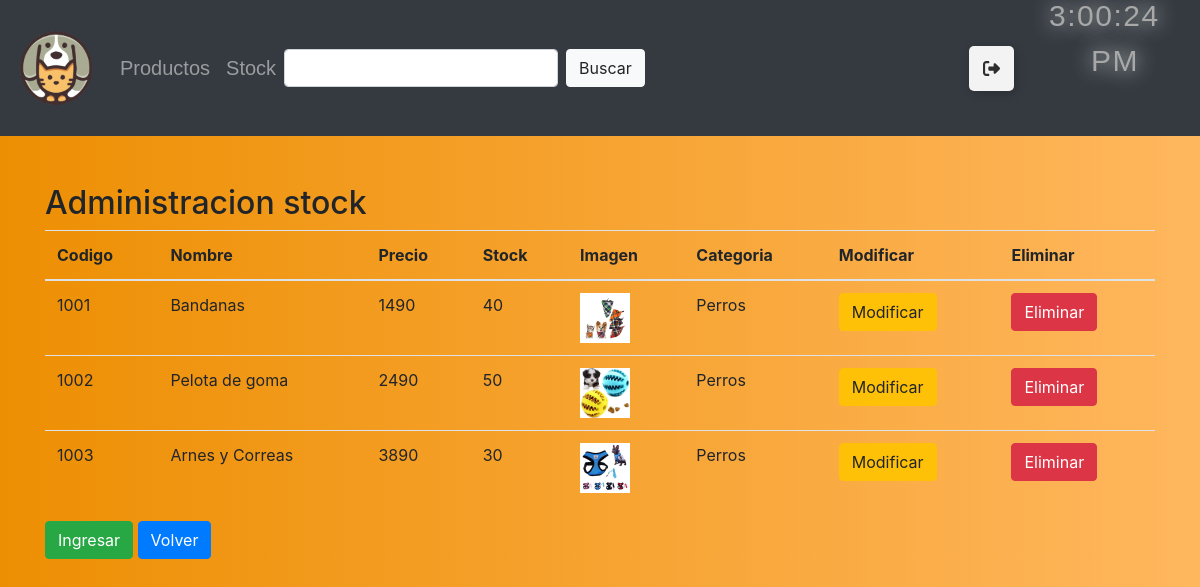
Screenshot of /registroStock/ (signed in) with the database file from the repository.
### mascotas/models.py (models this page shows, shortened)
class Producto(models.Model):
    codigo = models.CharField(primary_key=True, max_length=5, verbose_name="Codigo producto")
    nombre = models.CharField(max_length=50, blank=True, verbose_name="Nombre")
    descripcion =models.TextField(max_length=200, blank=True, verbose_name="Descripcion")
    precio = models.IntegerField(blank=True, verbose_name="Precio")
    stock = models.IntegerField(blank=True, verbose_name="Stock")
    imagen = models.ImageField(upload_to="imagenes", null=True, blank=True, verbose_name="Imagen")
    categoria = models.ForeignKey(Categoria, on_delete=models.CASCADE, verbose_name="Categoria")

class Categoria(models.Model):
    idCategoria = models.IntegerField(primary_key=True, verbose_name="Id de Categoria")
    nombreCategoria= models.CharField(max_length=50, blank=True, verbose_name="Nombre de Categoria")
    def __str__(self):
        return self.nombreCategoria

### mascotas/views.py (the view)
# urls.py: path('registroStock/', registroStock, name="registroStock"),
@login_required
def registroStock(request):
    productos=Producto.objects.all()
    datos={'productos' : productos}
    return render(request, 'registroStock.html', datos)

### mascotas/context_processor.py (called while the page is built, shortened)
def total_carrito(request):
    total = 0
    return {'total_carrito' : int(total)}

### mascotas/templates/registroStock.html (shortened to what this page needs)
<!DOCTYPE html>
<html lang="en">
<head>
    {% load static %}
    <link rel="stylesheet" type="text/css" href="{% static 'css/bootstrap.min.css' %}">
    <link rel="stylesheet" type="text/css" href="{% static 'css/mystyle.css' %}">
</head>
<body class="body">
    <nav class="navbar navbar-expand-sm navbar-dark bg-dark">
        <a href="{% url 'index' %}" class="navbar-brand">
            <img src="{% static 'img/brandlogito2.0.png' %}" height="80px" width="80px">
        </a>
        <div class="collapse navbar-collapse" id="opciones">
            {% if user.is_authenticated %}
            <ul class="navbar-nav">
                {% if user.is_staff %}
                <li id="productos" class="nav-item">
                    <a class="nav-link" href="{% url 'productos' %}">Productos</a>
                </li>
                <li id="sstock" class="nav-item">
                    <a class="nav-link" href="{% url 'registroStock' %}">Stock</a>
                </li>
                {% endif %}
            </ul>
            {% endif %}
            <form class="form-inline mt-2 mt-md-0">
                <input class="form-control mr-sm-2" type="text" aria-label="Search" onmouseover="colorBuscar(this)" onmouseout="colorBuscarOut(this)">
                <button class="btn btn-light my-2 my-sm-0" type="submit" id="btnBuscar" onmouseover="colorBotonBuscar(this)" onmouseout="colorBotonBuscarOut(this)">Buscar</button>
            </form>
        </div>
        <div style="padding-right: 30px;">
            {% if user.is_authenticated %}
            <button class="Btn">
                <div class="sign"></div>
            </button>
            {% endif %}
        </div>
        <div class="reloj">
            <p class="tiempo" id="clock"></p>
        </div>
    </nav>
    <br><br>
    <div class="container">
        <h2>Administracion stock</h2>
        <table class="table table-hover">
            <thead>
                <tr>
                    <th>Codigo</th>
                    <th>Nombre</th>
                    <th>Precio</th>
                    <th>Stock</th>
                    <th>Imagen</th>
                    <th>Categoria</th>
                    <th>Modificar</th>
                    <th>Eliminar</th>
                </tr>
            </thead>
            <tbody>
                {% for producto in productos %}
                <tr>
                    <td>{{ producto.codigo }}</td>
                    <td>{{ producto.nombre }}</td>
                    <td>{{ producto.precio }}</td>
                    <td>{{ producto.stock }}</td>
                    {% if producto.imagen %}
                    <td>
                        <img src="{{ producto.imagen.url }}" style="width: 50px;">
                    </td>
                    {% else %}
                    <td>
                        <p style="color: red;">No tiene foto</p>
                    </td>
                    {% endif %}
                    <td>{{ producto.categoria }}</td>
                    <td><a href="{% url 'modificarProducto' producto.codigo %}" class="btn btn-warning">Modificar</td>
                    <td><a href="{% url 'eliminarProducto' producto.codigo %}" class="btn btn-danger">Eliminar</td>
                </tr>
                {% endfor %}
            </tbody>
        </table>
        <button class="btn btn-success"><a style="text-decoration: none; color: white;" href="{% url 'ingresarProducto' %}">Ingresar</a></button>
        <button class="btn btn-primary"><a style="text-decoration: none; color: white;" href="{% url 'index' %}">Volver</a></button>
    </div>
</body>
</html>

### mascotas/static/css/mystyle.css (style rules this page uses)
.body { background: #FFB75E; background: -webkit-linear-gradient(to right, #ED8F03, #FFB75E); background: linear-gradient(to right, #ED8F03, #FFB75E); }
#productos { display: inline-block; position: relative; color: #ffffff; font-family: sans-serif; font-size: 20px; cursor: pointer; transition: 0.4 all ease; }
#productos:after { content: ''; position: absolute; width: 99px; transform: scaleX(0); height: 2px; bottom: -4px; left: 1; background-color:#ED8F03; transform-origin: bottom right; transition: transform 0.5s ease-out; }
#sstock { display: inline-block; position: relative; color: #ffffff; font-family: sans-serif; font-size: 20px; cursor: pointer; transition: 0.4s all ease; }
#sstock:after { content: ''; position: absolute; width: 60px; transform: scaleX(0); height: 2px; bottom: -4px; left: 1; background-color:#ED8F03; transform-origin: bottom right; transition: transform 0.5s ease-out; }
#clock { margin: 0; padding: 0; }
.reloj { font-family: 'Franklin Gothic Medium', 'Arial Narrow', Arial, sans-serif; color: #a8a8a8; text-align: right; position: static; left: 50%; top: 50%; transform: translate(-50%,-50%); text-shadow: 0 0 20px rgb(231, 231, 231), 0 0 20px rgba(253, 253, 253, 0); margin-top: 30px; margin-left: 50px; }
.tiempo { letter-spacing: 0.05em; font-size: 30px; padding: 5px 0; width: 3em; }
.Btn { --black: #000000; --ch-black: #141414; --eer-black: #1b1b1b; --night-rider: #2e2e2e; --white: #ffffff; --af-white: #f3f3f3; --ch-white: #e1e1e1; display: flex; align-items: center; justify-content: flex-start; width: 45px; height: 45px; border: none; border-radius: 5px; cursor: pointer; position: relative; overflow: hidden; transition-duration: .3s; box-shadow: 2px 2px 10px rgba(0, 0, 0, 0.199); background-color: var(--af-white); }
.sign { width: 100%; transition-duration: .3s; display: flex; align-items: center; justify-content: center; }
.sign svg { width: 17px; }

### rows the page displays
Producto: codigo "1001", nombre "Bandanas", precio "1490", stock "40", imagen (picture), categoria "Perros"
Producto: codigo "1002", nombre "Pelota de goma", precio "2490", stock "50", imagen (picture), categoria "Perros"
Producto: codigo "1003", nombre "Arnes y Correas", precio "3890", stock "30", imagen (picture), categoria "Perros"
